Frame 1 (no input): blank canvas, image omitted
Frame 60 (no input): blank canvas, image omitted
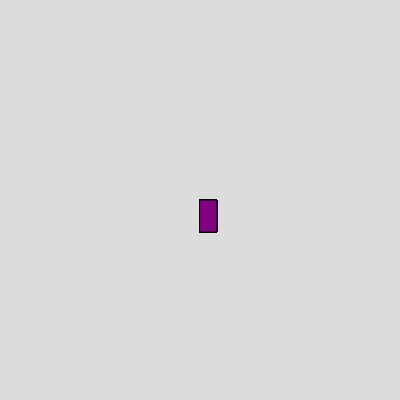
Frame 120 (the mouse pressed at the canvas centre since frame 60)

The p5.js sketch whose frames 1 and 60 were blank and that drew this single picture after the mouse press (run headless with seeded random() and noise() and a simulated clock; from frame 60 on, the mouse is pressed at the canvas centre):

// p5.js sketch
// ── sketch.js
function setup() {
    createCanvas(400, 400);
  background(220);
  }
  
  function draw() {
  
    fill("purple");
  
  //console. log (mouseIsPressed)
    
    if(mouseIsPressed) {
     rect(mouseX, mouseY, 17 ,32);
  
    }
  
  
  }
